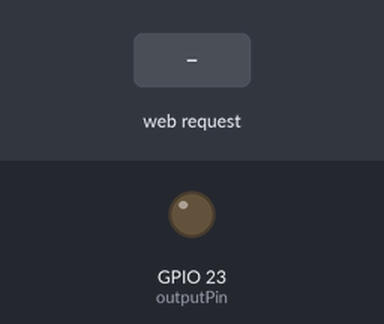
Simulated run of this sketch. Board: ESP32. Parts: output pins drawn as LEDs (lit = HIGH). The inputs (shaded band) are chosen by the test bench. What the sketch prints to the serial monitor is not drawn.

Above: at 1.2 s.
1.3 s: HTTP request GET /toggle received
At 2.5 s:
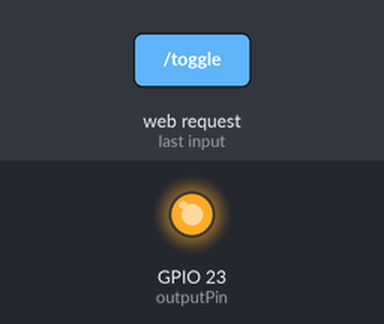
Timing chart, 0 to 4.3 s (numbered marks = the images above; inputs shaded):
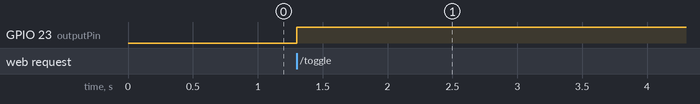

Measured:
- after the input at 1.3 s, GPIO 23 (outputPin): LOW → HIGH at once

The sketch:

HalloweenServer.ino
```cpp
#include <WiFi.h>
#include <WebServer.h>

// Set your Access Point network credentials
const char* ssid = "SirenAP";
const char* password = "password123";

// Define the GPIO pin connected to your output
const int outputPin = 23;

// Create an instance of the server on port 80
WebServer server(80);

// Variable to track the state of the output
bool outputState = false;

// HTML template with embedded JavaScript for AJAX
const char MAIN_page[] PROGMEM = R"rawliteral(
<!DOCTYPE html>
<html>
<head>
  <meta name="viewport" content="width=device-width, initial-scale=1">
  <title>ESP32 AJAX Controller</title>
  <style>
    body { font-family: Arial, sans-serif; text-align: center; margin-top: 50px; background-color: #f4f4f9; }
    h1 { color: #333; }
    .btn { background-color: #4CAF50; color: white; padding: 15px 32px; font-size: 20px; border: none; border-radius: 5px; cursor: pointer; display: inline-block; }
    .btn.off { background-color: #f44336; }
    .status { font-size: 24px; margin-bottom: 20px; font-weight: bold; }
  </style>
</head>
<body>
  <h1>LoudSiren Button!!!</h1>
  <h2>HaHaHaHaHaHaHa!!!</h2>
  <p class="status">Output State: <span id="state">%STATE%</span></p>
  <button id="toggleBtn" class="btn %BTN_CLASS%" onclick="toggleOutput()">%BTN_TEXT%</button>

  <script>
    function toggleOutput() {
      fetch('/toggle')
        .then(response => response.text())
        .then(state => {
          const btn = document.getElementById('toggleBtn');
          const stateSpan = document.getElementById('state');

          // Update status text
          stateSpan.innerText = state;

          // Update button appearance and text based on new state
          if (state === "ON") {
            btn.innerText = "Turn OFF";
            btn.classList.add('off');
          } else {
            btn.innerText = "Turn ON";
            btn.classList.remove('off');
          }
        })
        .catch(error => console.error('Error:', error));
    }
  </script>
</body>
</html>
)rawliteral";

// Handle root web page request with initial state substitution
void handleRoot() {
  String s = MAIN_page;
  s.replace("%STATE%", outputState ? "ON" : "OFF");
  s.replace("%BTN_CLASS%", outputState ? "off" : "");
  s.replace("%BTN_TEXT%", outputState ? "Turn OFF" : "Turn ON");
  server.send(200, "text/html", s);
}

// Handle asynchronous toggle request from AJAX
void handleToggle() {
  outputState = !outputState;
  digitalWrite(outputPin, outputState ? HIGH : LOW);

  // Return just the new state as plain text
  server.send(200, "text/plain", outputState ? "ON" : "OFF");
}

void setup() {
  Serial.begin(115200);

  // Configure the output pin
  pinMode(outputPin, OUTPUT);
  digitalWrite(outputPin, LOW);

  // Start the Wi-Fi Access Point
  Serial.println("Setting up Access Point...");
  WiFi.softAP(ssid, password);

  IPAddress myIP = WiFi.softAPIP();
  Serial.print("AP IP address: ");
  Serial.println(myIP);

  // Define routing for web server
  server.on("/", HTTP_GET, handleRoot);
  server.on("/toggle", HTTP_GET, handleToggle);

  // Start server
  server.begin();
  Serial.println("HTTP server started");
}

void loop() {
  server.handleClient();
}
```
